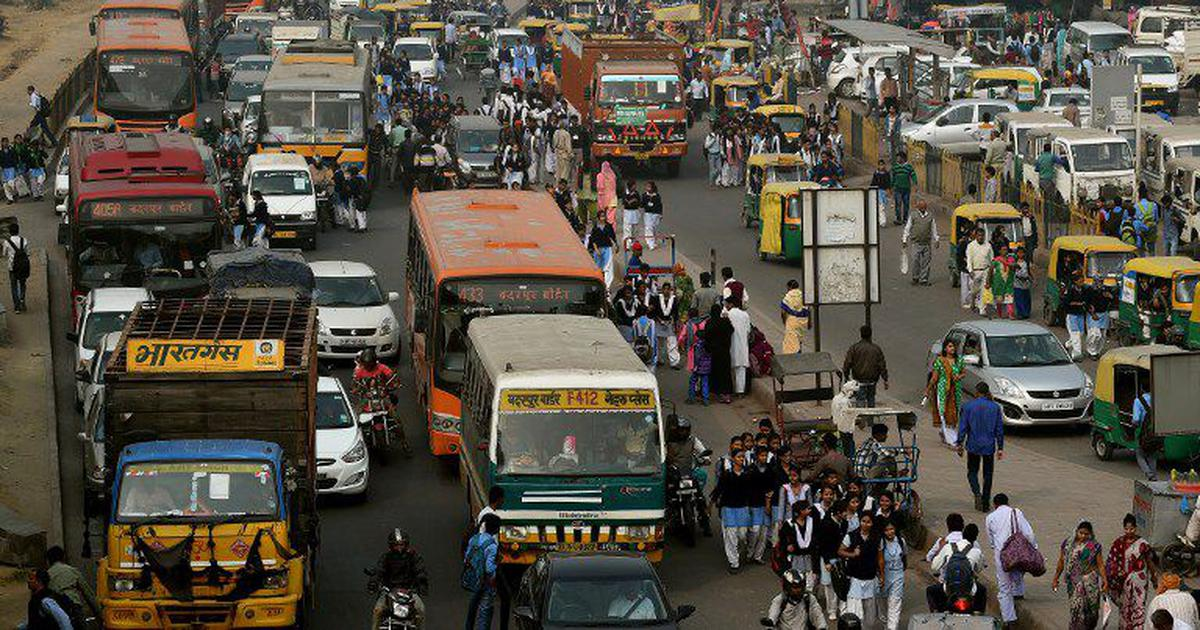
#> input picture Media/input_objects.jpg, 1200 x 630 px, given in place of input_video.mov, which was not available
$ python pract7.py
#> lines starting #> are read from the running program, lines starting #| are printed output that depends on the picture; pictures that were not available may be replaced by others from this repository, and a replacement may not be noted
import cv2
import numpy as np

video_path = './Media/input_video.mov'
cap = cv2.VideoCapture(video_path)

# Implementing Sparse Optical Flow (Lucas-Kanade Method)

# Parameters for Shi-Tomasi corner detection
feature_params = dict(maxCorners=100, qualityLevel=0.3, minDistance=7, blockSize=7)

# Parameters for Lucas-Kanade optical flow
lk_params = dict(winSize=(15, 15), maxLevel=2, criteria=(cv2.TERM_CRITERIA_EPS | cv2.TERM_CRITERIA_COUNT, 10, 0.03))

# Creating some random colors for visualization
color = np.random.randint(0, 255, (100, 3))

# Shi-Tomasi Corner Detector - selecting the pixels to track
ret, old_frame = cap.read()
#> old_frame is the input picture: shape (630, 1200, 3); mean B, G, R 69.5, 80.5, 86.6
old_gray = cv2.cvtColor(old_frame, cv2.COLOR_BGR2GRAY)
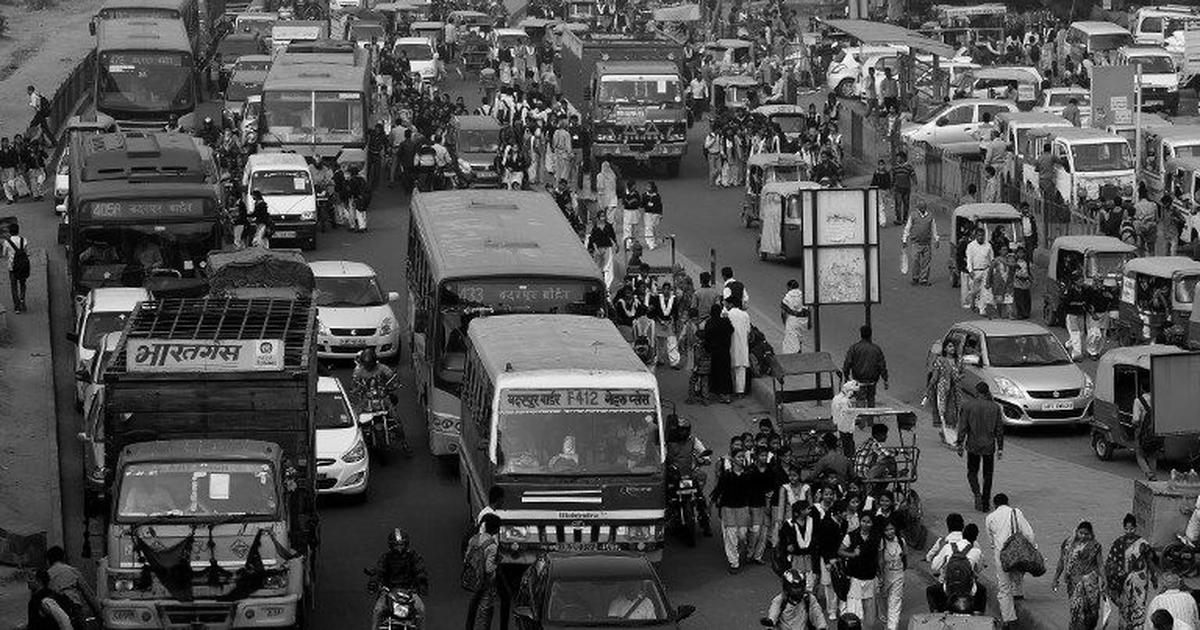
#> old_gray: shape (630, 1200); min 0, max 255, mean 81.1
p0 = cv2.goodFeaturesToTrack(old_gray, mask=None, **feature_params)
#> p0 = 100 rows, first 8: [353, 333], [317, 198], [524, 106], [895, 77], [560, 112], [575, 137], [522, 499], [871, 69]

# Creating a mask image for drawing purposes
mask = np.zeros_like(old_frame)

while True:
    ret, frame = cap.read()
    if not ret:
        break
    frame_gray = cv2.cvtColor(frame, cv2.COLOR_BGR2GRAY)

    # Tracking Specific Objects
    p1, st, err = cv2.calcOpticalFlowPyrLK(old_gray, frame_gray, p0, None, **lk_params)
#> p1 has the same summary as p0; st = 100 values from 1 to 1; err = 100 values from 0 to 0

    # Lucas-Kanade: Sparse Optical Flow
    good_new = p1[st == 1]
#> good_new = 100 pairs, first value 13 to 1175, second value 32 to 625
    good_old = p0[st == 1]
#> good_old has the same summary as good_new

    # Visualizing video
    for i, (new, old) in enumerate(zip(good_new, good_old)):
        a, b = new.ravel().astype(int)
        c, d = old.ravel().astype(int)
        mask = cv2.line(mask, (a, b), (c, d), color[i].tolist(), 2)
        frame = cv2.circle(frame, (a, b), 5, color[i].tolist(), -1)
#> this loop made 100 passes
#> (a, b, c, d) on passes 1 to 12: (353, 333, 353, 333), (317, 198, 317, 198), (524, 106, 524, 106), (895, 77, 895, 77), (560, 112, 560, 112), (575, 137, 575, 137), (522, 499, 522, 499), (871, 69, 871, 69), (689, 482, 689, 482), (258, 98, 258, 98), (600, 500, 600, 500), (870, 499, 870, 499)
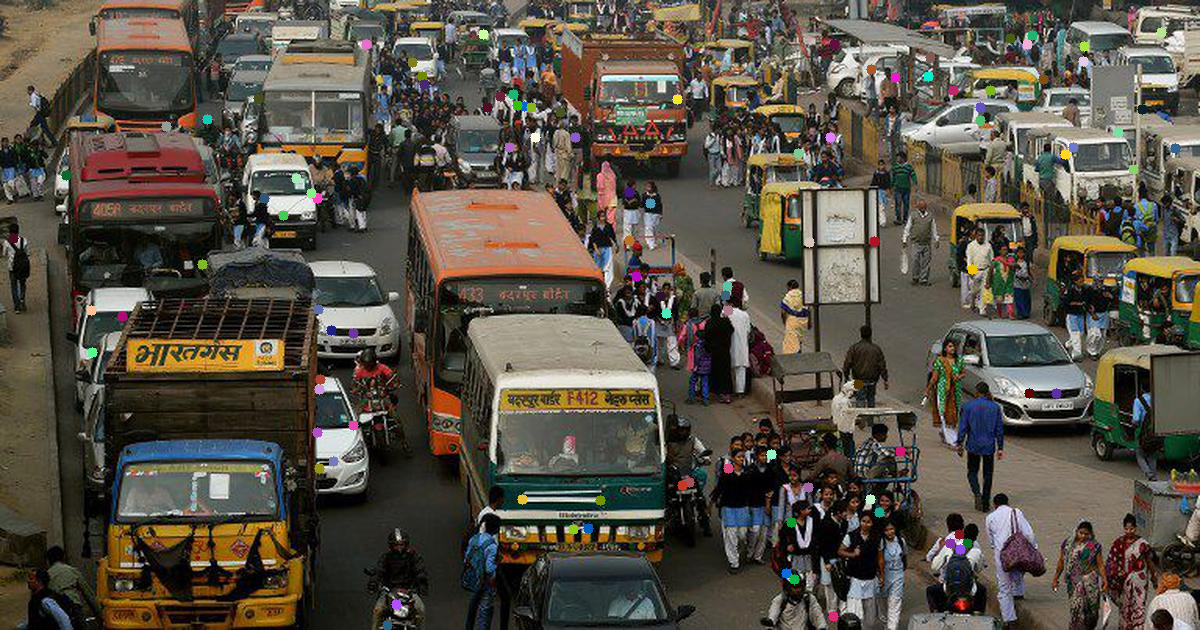
#> frame: shape (630, 1200, 3); mean B, G, R 69.5, 80.6, 86.8
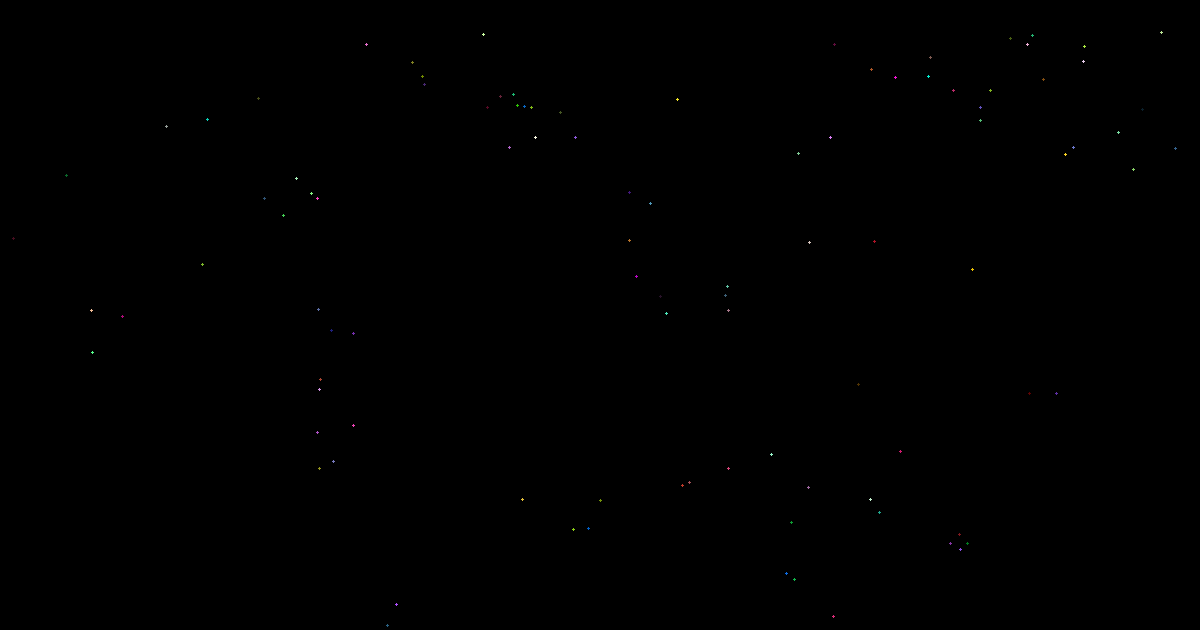
#> mask: shape (630, 1200, 3); mean of channels 0, 1, 2 0.1, 0.1, 0.1; drawn as B, G, R

    img = cv2.add(frame, mask)

    cv2.imshow('Optical Flow', img)

    k = cv2.waitKey(30) & 0xff
#> (key Esc is pressed here)
    if k == 27:
        break

    # Update the previous frame and points
    old_gray = frame_gray.copy()
    p0 = good_new.reshape(-1, 1, 2)

cap.release()
cv2.destroyAllWindows()

# Implementing Dense Optical Flow (Horn-Schunk method)

# Read the first frame
ret, frame1 = cap.read()
prvs = cv2.cvtColor(frame1, cv2.COLOR_BGR2GRAY)

# Define Horn-Schunck parameters
alpha = 1.0
iterations = 100

while True:
    ret, frame2 = cap.read()
    if not ret:
        break
    next = cv2.cvtColor(frame2, cv2.COLOR_BGR2GRAY)

    # Calculate spatial derivatives of the two frames
    Ix, Iy = np.gradient(prvs)
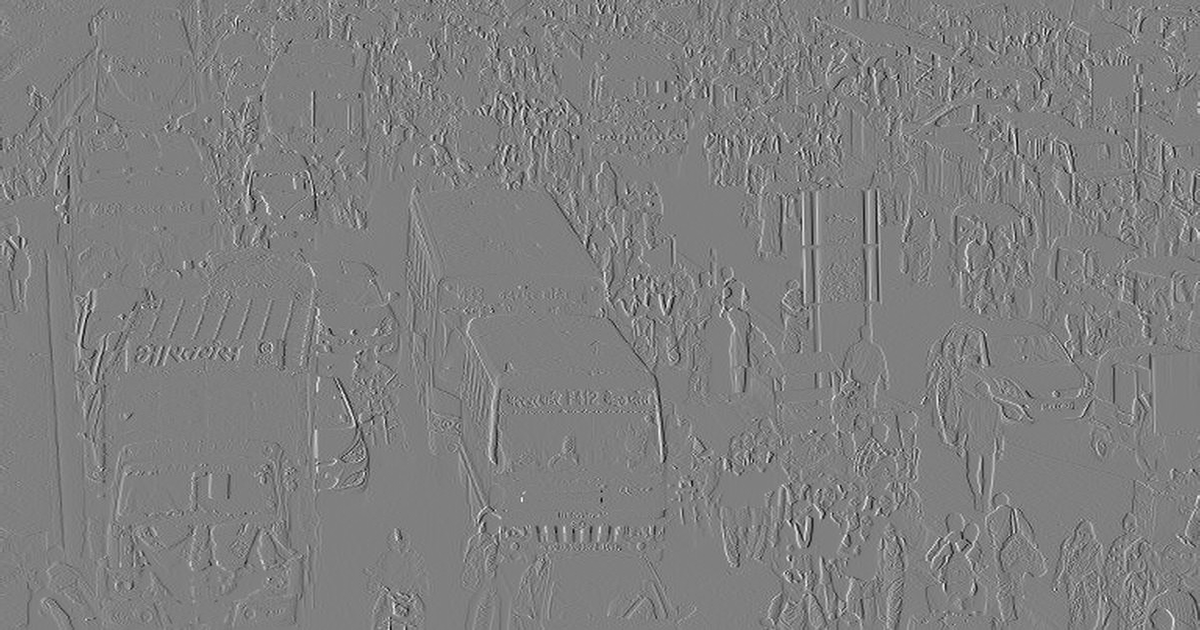
#> Iy: shape (630, 1200) float64; min -125.5, max 125, mean 0; drawn with min black and max white
    It = next - prvs
#> It: shape (630, 1200); every value is 0

    # Initialize the flow vectors to zero
    u = np.zeros_like(prvs)
    v = np.zeros_like(prvs)

    # Iteratively update the flow vectors
    for _ in range(iterations):
        u_avg = cv2.filter2D(u, -1, np.array([[0.25, 0.5, 0.25], [0.5, 0, 0.5], [0.25, 0.5, 0.25]]))
        v_avg = cv2.filter2D(v, -1, np.array([[0.25, 0.5, 0.25], [0.5, 0, 0.5], [0.25, 0.5, 0.25]]))
        # Update the flow vectors
        u = u_avg - (Ix * (Ix * u_avg + Iy * v_avg + It) / (alpha ** 2 + Ix ** 2 + Iy ** 2))
        v = v_avg - (Iy * (Ix * u_avg + Iy * v_avg + It) / (alpha ** 2 + Ix ** 2 + Iy ** 2))

    # Visualize the dense optical flow (optional)
    flow_visualization = np.zeros((prvs.shape[0], prvs.shape[1], 3), dtype=np.uint8)
    flow_visualization[..., 0] = u * 10 + 128
    flow_visualization[..., 1] = v * 10 + 128
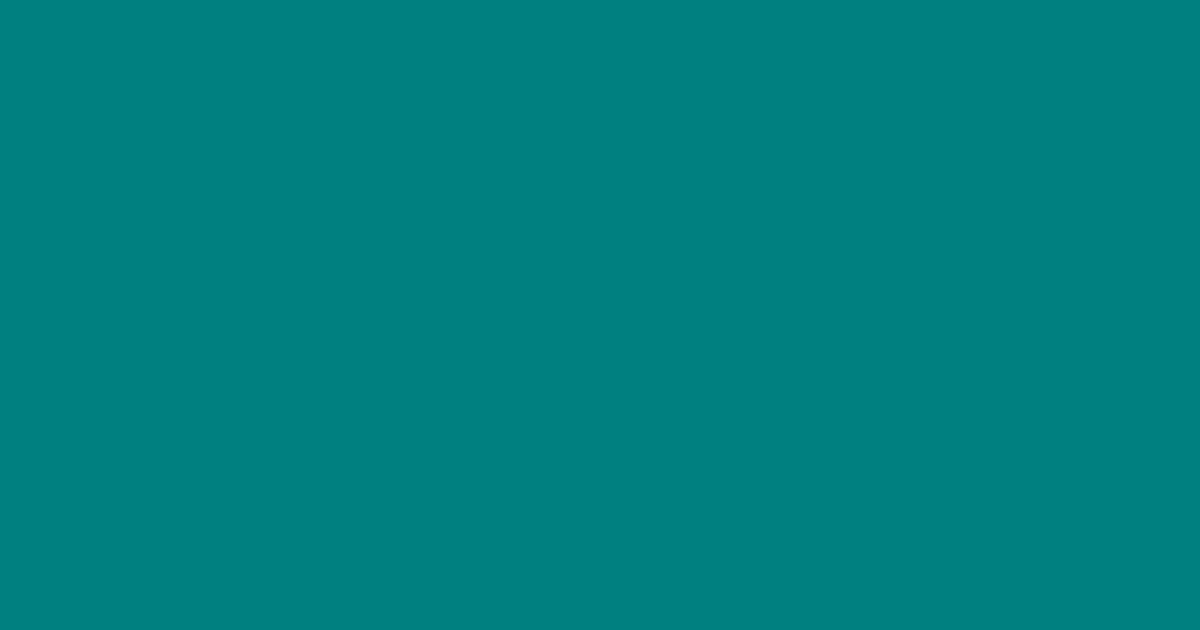
#> flow_visualization: shape (630, 1200, 3); mean of channels 0, 1, 2 128, 128, 0; drawn as B, G, R
    flow_visualization[..., 2] = 255
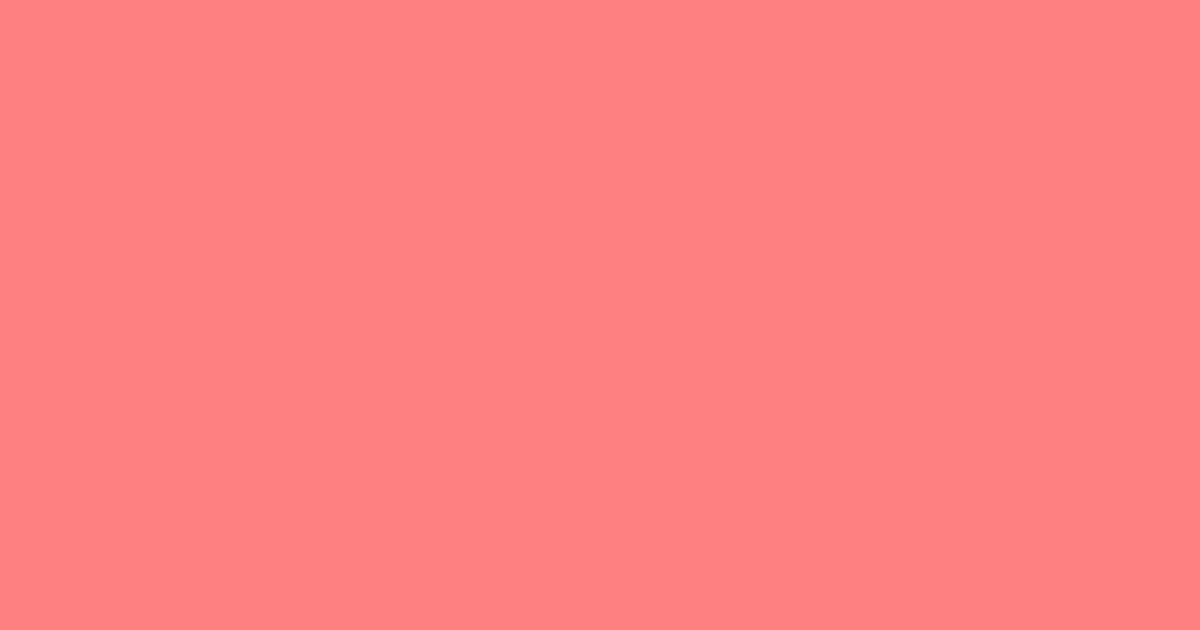
#> flow_visualization: shape (630, 1200, 3); mean of channels 0, 1, 2 128, 128, 255; drawn as B, G, R

    # Display the dense optical flow
    cv2.imshow('Dense Optical Flow (Horn-Schunck)', flow_visualization)

    k = cv2.waitKey(30) & 0xff
#> (key Esc is pressed here)
    if k == 27:
        break

    # Set the current frame as the previous frame for the next iteration
    prvs = next

cap.release()
cv2.destroyAllWindows()

$ run again, on Media/noisy_img.jpg
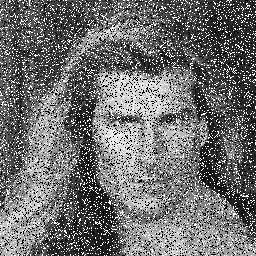
#> input picture Media/noisy_img.jpg, 256 x 256 px, given in place of input_video.mov, which was not available
#> old_frame is the input picture: shape (256, 256, 3); min 0, max 255, mean 111.4
#> p0 = 100 rows, first 8: [97, 189], [247, 16], [108, 204], [90, 175], [226, 46], [87, 121], [248, 159], [68, 204]
#> p1 has the same summary as p0; st = 100 values from 1 to 1; err = 100 values from 0 to 0
#> good_new = 100 pairs, first value 2 to 253, second value 4 to 249
#> good_old has the same summary as good_new
#> the loop `for i, (new, old) in enumerate(zip(good_new, good_old)):` made 100 passes
#> (a, b, c, d) on passes 1 to 8: (97, 189, 97, 189), (247, 16, 247, 16), (108, 204, 108, 204), (90, 175, 90, 175), (226, 46, 226, 46), (87, 121, 87, 121), (248, 159, 248, 159), (68, 204, 68, 204)
#> after the loop `for i, (new, old) in enumerate(zip(good_new, good_old)):`:
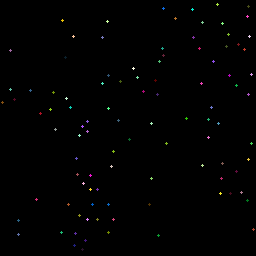
#> mask: shape (256, 256, 3); mean of channels 0, 1, 2 0.9, 0.9, 1; drawn as B, G, R
#> `Ix, Iy = np.gradient(prvs)`:
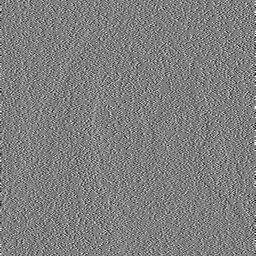
#> Iy: shape (256, 256) float64; min -255, max 255, mean -0.1; drawn with min black and max white
#> It: shape (256, 256); every value is 0
